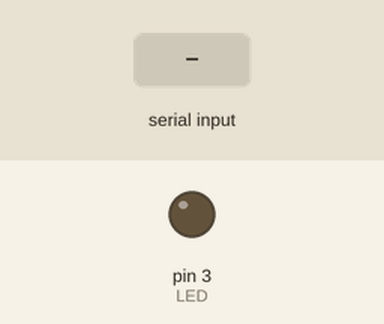
Simulated run of this sketch. Board: Arduino Uno, built with avr-gcc and run on an emulated ATmega328P. Parts: output pins drawn as LEDs (lit = HIGH). The inputs (shaded band) are chosen by the test bench.

Above: at 1.2 s.
1.3 s: "T" received over Serial
At 1.7 s:
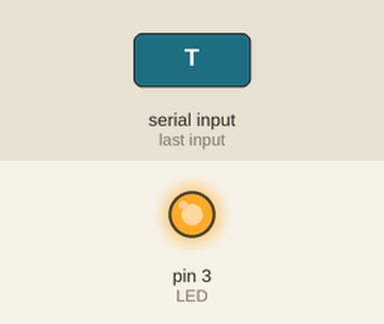
Timing chart, 0 to 4.3 s (numbered marks = the images above; inputs shaded):
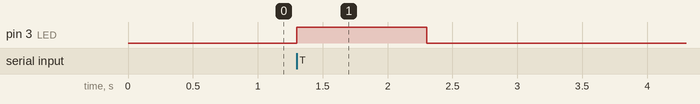

Measured:
- after the input at 1.3 s, pin 3 (LED): LOW → HIGH at once, → LOW 1.0 s later

The sketch:

LED.ino
```cpp
int LED = 3;

void setup() {
  pinMode(LED, OUTPUT);
  Serial.begin(9600);
}

void loop() {
  if (Serial.available() > 0) {
    if (Serial.read() == 'T') {
      digitalWrite(LED, HIGH);
      delay(1000);
      digitalWrite(LED, LOW);
    }
  }
}
```
